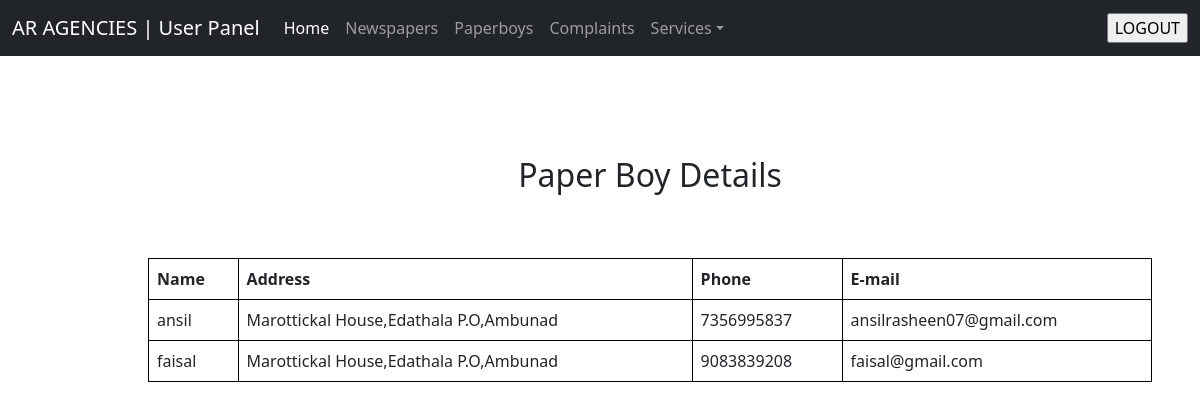
The page /user/viewpaperboys.php (signed in) on the database its author committed.
### tables this page shows
CREATE TABLE IF NOT EXISTS `paperboy` (
  `id` int(12) NOT NULL AUTO_INCREMENT,
  `name` varchar(50) NOT NULL,
  `address` varchar(50) NOT NULL,
  `phone` varchar(50) NOT NULL,
  `email` varchar(50) NOT NULL,
  `papers` varchar(50) NOT NULL,
  `salaryperpaper` varchar(50) NOT NULL,
  `totalsalary` varchar(50) NOT NULL,
  `userid` varchar(50) NOT NULL,
  `password` varchar(50) NOT NULL,
  PRIMARY KEY (`id`)
);

### user/viewpaperboys.php (the view, shortened to what this page needs)
<?php include 'header.php' ?>
<?php
if (isset($_SESSION["role"])) {
    if($_SESSION["role"]=='USER')
    {
?>
<html>
<head>
</head>
<body>
<div style="margin-left: 100px;  margin-top: 100px;" >
<h2 class="text-center mt-5">Paper Boy Details</h2>
<div class="p-5 ">
<table class="table" border="2">
<?php
include("dbcon.php");
$sel="SELECT * FROM paperboy";
$data=mysqli_query($con,$sel);
$n=mysqli_num_rows($data);
if($n>0)
{
    echo "
    <tr>
    <th>Name</th>
    <th>Address</th>
    <th>Phone</th>
    <th>E-mail</th>
    </tr>";
    while($row=mysqli_fetch_array($data))
    {
    echo "<tr>";
    echo "<td>".$row['name']."</td>";
    echo "<td>".$row['address']."</td>";
    echo "<td>".$row['phone']."</td>";
    echo "<td>".$row['email']."</td>";
    echo "</tr>";
    }
    echo "</table>";
}
?>
</div>
<?php
}
else
{
    echo "You are not an user";
}
}
else
{
    echo "LOGIN FIRST!!!!";
}
?>
</body>
</html>

### user/viewpaperboys.php (style rules this page uses)
table, th, td { border: 1px solid black; border-collapse: collapse; }

### rows shown on the page
paperboy: name "ansil", address "Marottickal House,Edathala P.O,Ambunad", phone "7356995837", email "ansilrasheen07@gmail.com"
paperboy: name "faisal", address "Marottickal House,Edathala P.O,Ambunad", phone "9083839208", email "faisal@gmail.com"
